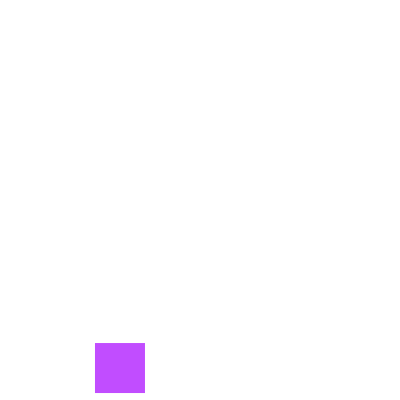
Frame 1 (no input)
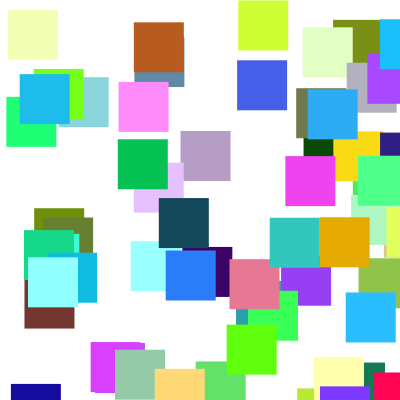
Frame 60 (the mouse pressed at the canvas centre just before this capture)
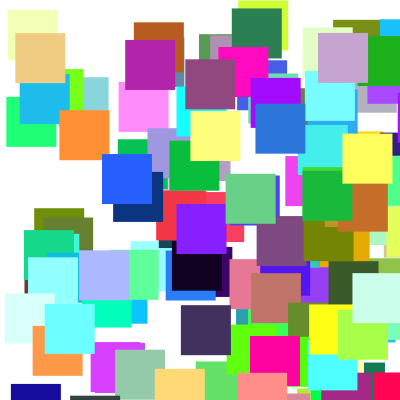
Frame 120 (the mouse held since frame 60 and released just before this capture)

The Processing sketch that drew these frames (run headless with seeded random() and noise(); from frame 60 on, the mouse is pressed at the canvas centre):

// Processing sketch: draft_version
// ── draft_version.pde
void setup() {
  size(400, 400);
  background(255); // Set the background to white
  noStroke(); 
}
void draw() {
  // Generate random colors
  int r = int(random(300));
  int g = int(random(300));
  int b = int(random(300));
  fill(r, g, b); 

  // Generate random positions
  float x = random(width);
  float y = random(height); 

  // Draw a rectangle at the random position
  rect(x, y, 50, 50); // The last two parameters are width and height
}  
 
